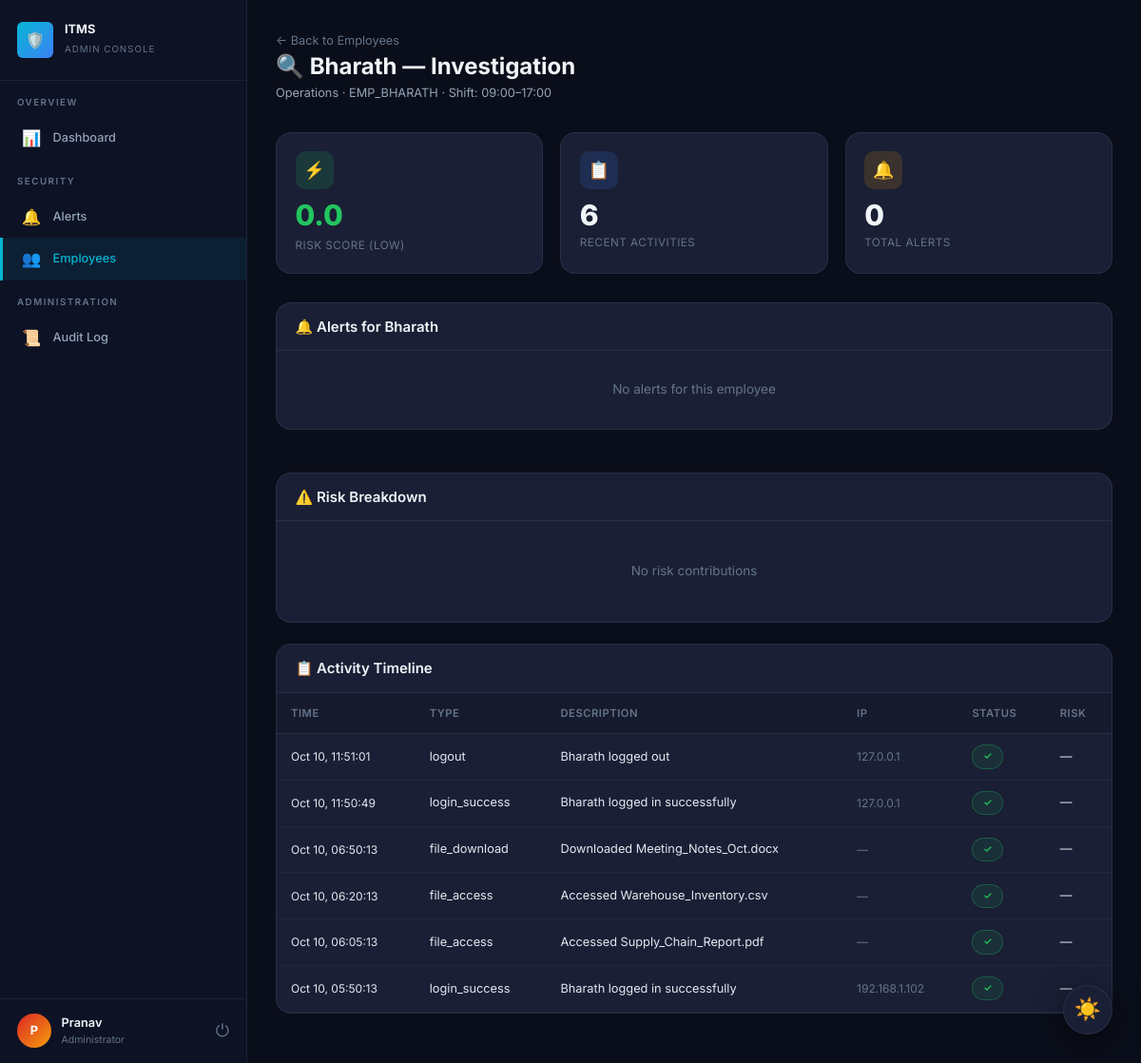
The page /admin/employees/3 (signed in) on the database as committed earlier.
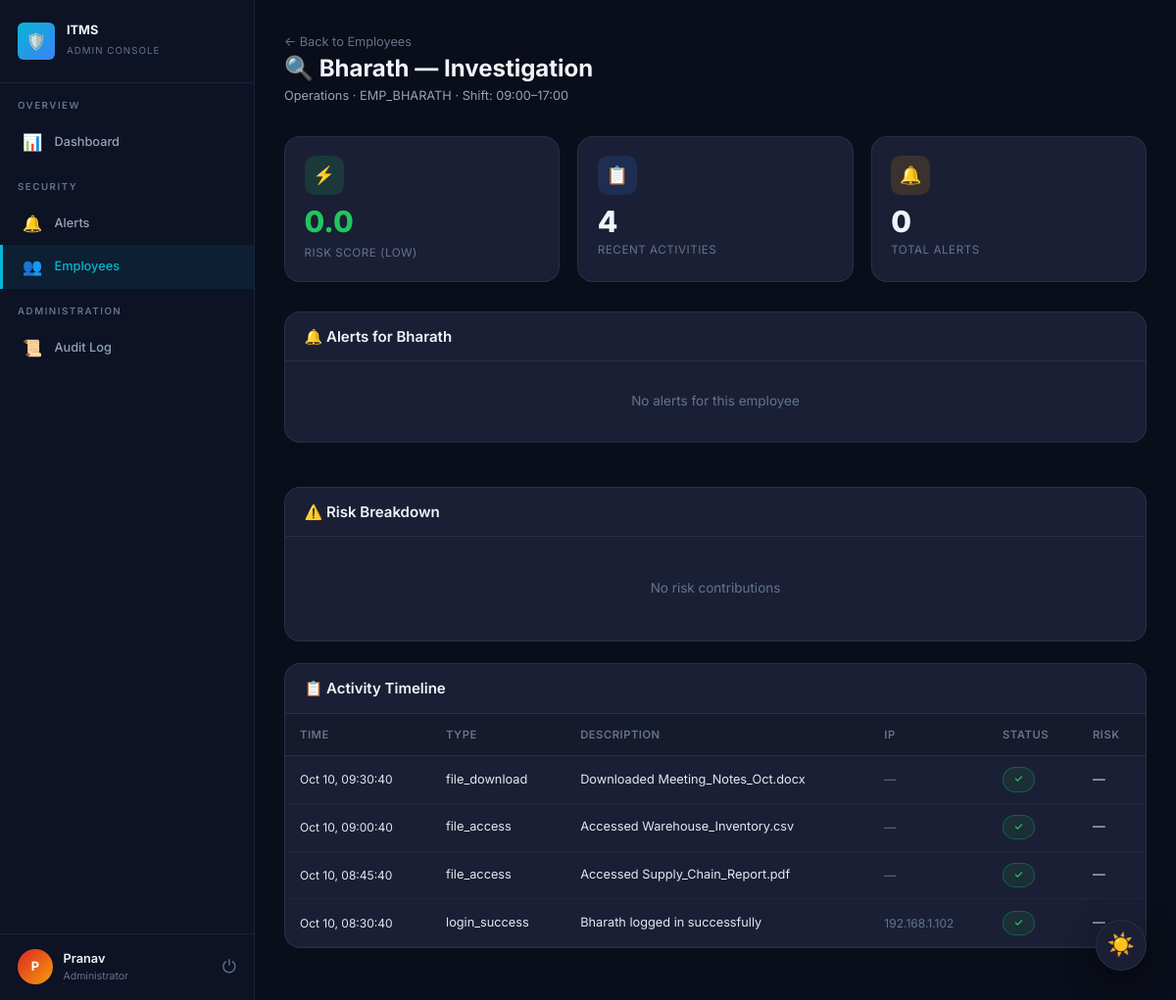
The same page on the database as committed later.
### app/models.py (models this page shows, shortened)
class Activity(db.Model):
    __tablename__ = 'activities'
    id = db.Column(db.Integer, primary_key=True)
    user_id = db.Column(db.Integer, db.ForeignKey('users.id'), nullable=False)
    activity_type = db.Column(db.String(50), nullable=False)
    description = db.Column(db.Text, nullable=False)
    details = db.Column(db.Text, nullable=True)  # JSON string for extra metadata
    ip_address = db.Column(db.String(45), nullable=True)
    is_suspicious = db.Column(db.Boolean, default=False)
    risk_contribution = db.Column(db.Float, default=0.0)
    timestamp = db.Column(db.DateTime, default=lambda: datetime.now())

### app/routes/admin.py (the view)
@admin_bp.route('/employees/<int:user_id>')
@login_required
@admin_required
def employee_detail(user_id):
    employee = User.query.get_or_404(user_id)
    if employee.is_admin():
        abort(404)
    activities = Activity.query.filter_by(user_id=user_id) \
        .order_by(Activity.timestamp.desc()).limit(50).all()
    alerts = Alert.query.filter_by(user_id=user_id) \
        .order_by(Alert.created_at.desc()).all()
    risk_breakdown = detection_engine.get_risk_breakdown(user_id)
    risk_level = detection_engine.get_risk_level(employee.risk_score)
    return render_template('admin/employee_detail.html',
                           employee=employee,
                           activities=activities,
                           alerts=alerts,
                           risk_breakdown=risk_breakdown,
                           risk_level=risk_level)

### app/detection.py (called while the page is built, shortened)
    def get_risk_level(self, risk_score):
        if risk_score >= self.thresholds['risk_high']:
            return 'high'
        elif risk_score >= self.thresholds['risk_medium']:
            return 'medium'
        return 'low'

    def get_risk_breakdown(self, user_id):
        activities = Activity.query.filter(
            Activity.user_id == user_id,
            Activity.is_suspicious == True
        ).order_by(Activity.timestamp.desc()).all()
        breakdown = []
        return breakdown

### app/models.py (called while the page is built)
    def is_admin(self):
        return self.role == 'admin'

### app/routes/admin.py (called while the page is built)
def admin_required(f):
    @wraps(f)
    def decorated(*args, **kwargs):
        if not current_user.is_authenticated:
            return redirect(url_for('auth.login'))
        if not current_user.is_admin():
            abort(403)
        return f(*args, **kwargs)
    return decorated

### app/templates/admin/employee_detail.html (shortened to what the changed rows need)
{% extends "base.html" %}
{% block body %}
<div class="app-layout">
    <main class="main-content">
        <div class="page-header">
            <div>
                <h1>🔍 {{ employee.display_name }} — Investigation</h1>
            </div>
        </div>
        <div class="stats-grid">
            <div class="stat-card">
                <div class="stat-header">
                    <div class="stat-icon blue">📋</div>
                </div>
                <div class="stat-value">{{ activities|length }}</div>
                <div class="stat-label">Recent Activities</div>
            </div>
        </div>
        <div class="panel">
            <div class="panel-body no-pad">
                {% if activities %}
                <table class="data-table">
                    <thead>
                        <tr>
                            <th>Time</th>
                            <th>Type</th>
                            <th>Description</th>
                            <th>IP</th>
                            <th>Status</th>
                            <th>Risk</th>
                        </tr>
                    </thead>
                    <tbody>
                        {% for act in activities %}
                        <tr>
                            <td style="white-space: nowrap; font-size: 0.8rem;">{{ act.timestamp.strftime('%b %d, %H:%M:%S') }}</td>
                            <td><span class="timeline-type">{{ act.activity_type }}</span></td>
                            <td>{{ act.description }}</td>
                            <td style="color: var(--text-muted); font-size: 0.8rem;">{{ act.ip_address or '—' }}</td>
                            <td>
                                {% if act.is_suspicious %}
                                <span class="badge-severity high">⚠</span>
                                {% else %}
                                <span class="badge-severity low">✓</span>
                                {% endif %}
                            </td>
                            <td>
                                {% if act.risk_contribution > 0 %}
                                <span style="color: var(--color-danger); font-weight: 600; font-size: 0.85rem;">+{{ act.risk_contribution }}</span>
                                {% else %}—{% endif %}
                            </td>
                        </tr>
                        {% endfor %}
                    </tbody>
                </table>
                {% else %}
                <div class="empty-state">
                    <p>No activities recorded</p>
                </div>
                {% endif %}
            </div>
        </div>
    </main>
</div>
{% endblock %}

Rows that differ between the two databases and show on the page:
removed Activity: timestamp "Oct 10, 11:51:01", activity_type "logout", description "Bharath logged out", ip_address "127.0.0.1"
removed Activity: timestamp "Oct 10, 11:50:49", activity_type "login_success", description "Bharath logged in successfully", ip_address "127.0.0.1"
changed Activity "file_download": timestamp "Oct 10, 06:50:13" → "Oct 10, 09:30:40"
changed Activity "Accessed Warehouse_Inventory.csv": timestamp "Oct 10, 06:20:13" → "Oct 10, 09:00:40"
changed Activity "Accessed Supply_Chain_Report.pdf": timestamp "Oct 10, 06:05:13" → "Oct 10, 08:45:40"
changed Activity "login_success": timestamp "Oct 10, 05:50:13" → "Oct 10, 08:30:40"
Other text that changed with them:
{{ activities|length }}: "6" → "4"
